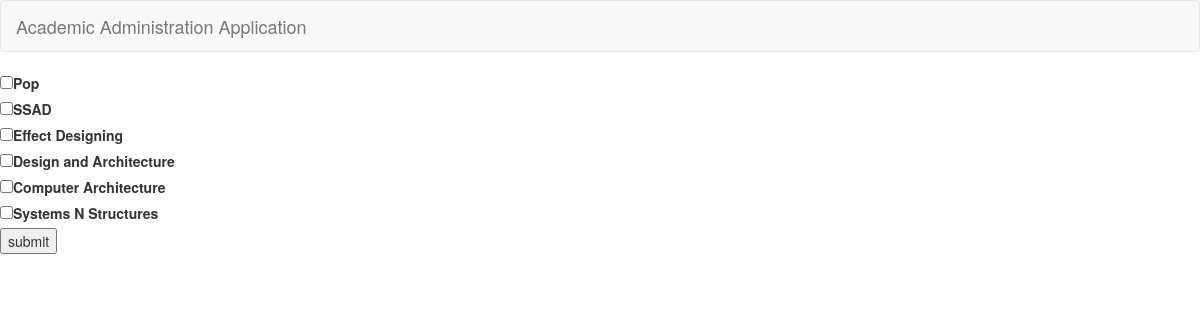
The page /coursesselected.php?var1=4 on the database its author committed.
### tables this page shows
CREATE TABLE IF NOT EXISTS `courses` (
  `fid` int(11) NOT NULL,
  `cid` int(11) NOT NULL AUTO_INCREMENT,
  `climit` int(100) DEFAULT NULL,
  `cname` varchar(100) NOT NULL,
  `cpreq` varchar(100) DEFAULT NULL,
  `descp` text NOT NULL,
  PRIMARY KEY (`cid`),
  KEY `fid` (`fid`)
);

### coursesselected.php (the view, shortened to what this page needs)
<html>
<head>
    <link rel="stylesheet" href="css/bootstrap.min.css" type="text/css" />
</head>
<body>
<nav class="navbar navbar-default" role="navigation">
    <div class="container-fluid">
        <div class="navbar-header">
            <a class="navbar-brand" href="index.php">Academic Administration Application</a>
        </div>
    </div>
</nav>
<?php
$u=$_GET['var2'];
require_once 'dbconnect.php';
$var1=$_GET['var1'];
$res=mysqli_query($con,"select * from courses where fid='$var1'");
?>
<form action='coursesregistered.php' method='get'>
<?php
while($name=mysqli_fetch_array($res))
{
$cnam=$name['cname'];
$cid=$name['cname'];
$fid=$name['fid'];
echo "<input type='checkbox' name='check_list[]' value='$cid,$fid,$u' ><label>$cnam</label><br>";
}
echo "<input type='submit' name='submit' value='submit'>";
?>
</form>
</body>
</html>

### rows shown on the page
courses: cname "Pop"
courses: cname "SSAD"
courses: cname "Effect Designing"
courses: cname "Design and Architecture"
courses: cname "Computer Architecture"
courses: cname "Systems N Structures"
